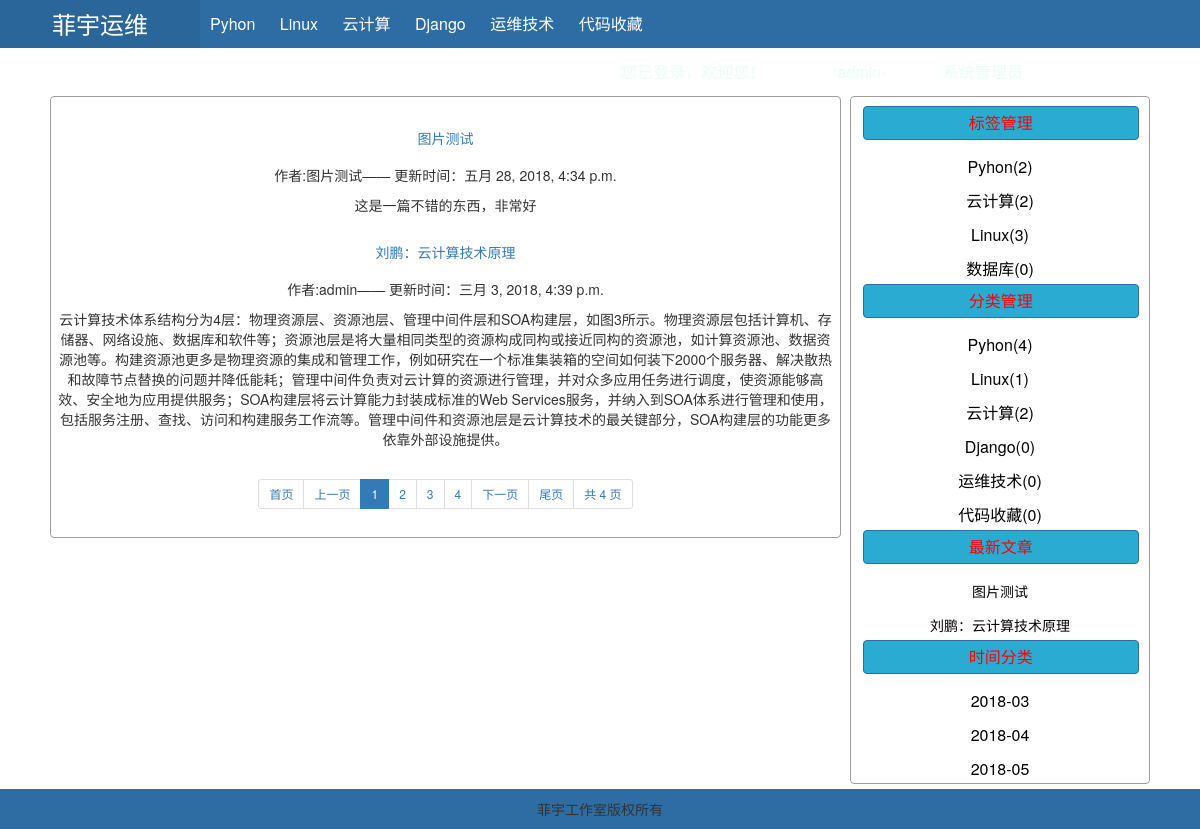
Page /index.html (signed in) on the committed database.
### users/models.py (models this page shows, shortened)
class Classify(models.Model):
    name = models.CharField(verbose_name='名称',max_length=12)
    class Meta:
        db_table = 'classify'
        verbose_name_plural = '文章分类'

class Article(models.Model):
    title = models.CharField(verbose_name='标题',max_length=32,)
    author = models.CharField(verbose_name='作者',max_length=12)
    summary = models.CharField(verbose_name='摘要', max_length=100)
    content = models.TextField(verbose_name='内容', max_length=9999)
    tag = models.ManyToManyField('Tag',verbose_name='标签')
    classify = models.ForeignKey('Classify',verbose_name='分类')
    create_time = models.DateTimeField(verbose_name='发布时间',auto_now_add=True)
    update_time = models.DateTimeField(verbose_name='更新时间')
    class Meta:
        db_table = 'article'
        verbose_name_plural = '全部文章'

class Tag(models.Model):
    name = models.CharField(verbose_name='名称',max_length=12)
    class Meta:
        db_table = 'tag'
        verbose_name_plural = '文章标签'

### users/views.py (the view)
# urls.py: url(r'^index.html$', views.index, name='index'),
def index(request):
    from users.pages import Pagination
    current_page = request.GET.get('page')
    count_pages = models.Article.objects.all().count()
    page_obj = Pagination(count_pages, current_page)
    article_list = models.Article.objects.all().order_by('-create_time')[page_obj.start():page_obj.end()]
    tag_list = models.Tag.objects.annotate(num_article=Count('article'))
    classify_list = models.Classify.objects.annotate(num_article=Count('article'))
    date_list = models.Article.objects.raw(
        'select id, count(id) as num,strftime("%Y-%m",update_time) as ctime from article group by strftime("%Y-%m",update_time)')
    return render(request, 'index.html',{
                    'article_list':article_list,
                    'tag_list':tag_list,
                    'classify_list':classify_list,
                    'date_list':date_list,
                    'page_obj':page_obj}
                  )

### users/pages.py (called while the page is built, shortened)
    def start(self):
        return (self.current_page-1) * self.per_page_item_num

    def end(self):
        return self.current_page * self.per_page_item_num

    @property
    def num_pages(self):
        a,b = divmod(self.total_count,self.per_page_item_num)
        if b == 0:
            return a
        return a+1

    def pager_num_range(self):
        if self.num_pages < self.max_page_num:
            return range(1,self.num_pages+1)

### templates/index.html (shortened to what this page needs)
<!DOCTYPE html>
<html lang="zh-cn">
<head>
    <link rel="stylesheet" href="/static/font-awesome-4.7.0/css/font-awesome.css">
    <link rel="stylesheet" href="/static/bootstrap/css/bootstrap.css">
</head>
<body>
{% if user.is_authenticated %}
    {% block header %}
    <div class="pg_header">
        <div class="logo left">菲宇运维</div>
        <div class="hl-menu left">
            {% for classify in classify_list %}
                    <a class="item" href="list_classify.html?nid={{ classify.id }}">{{classify.name}}</a>
            {% endfor%}
        </div>
        <div class="hr-menu right">您已登录，欢迎您！<a href="" class="item"> 用户名</a>:{{ user.username }}-<a class="item" href=""> 昵称</a>:{{ user.nickname }}
            <a  href="{% url 'logout' %}?next={{ request.path }}" class="item">注销登录</a>
                    <a  href="{% url 'password_change' %}?next={{ request.path }}" class="item">修改密码</a>
        </div>
    </div>
    {% endblock %}
    <div class="pg_body center w1100">
        <div class="content left img-thumbnail">
            {% block content %}
            {% for item in article_list %}
                <h3><a class="btn" href="/article.html?nid={{item.id}}" >{{item.title}}</a></h3>
                <p>作者:{{ item.author}}—— 更新时间：{{ item.update_time}}</p>
                <p>{{ item.content | safe |striptags}}</p>
            {% endfor%}
            {% endblock %}
    <ul class="pagination pagination-sm">
        {{ page_obj.page_str|safe }}
      </ul>
        </div>
        <div class="menu right img-thumbnail">
            <div class="box">
                 <div class="title btn btn-primary">标签管理</div>
                <div class="item">
                    {% for tag in tag_list %}
                    <a class="btn" href="/list_tag.html?nid={{ tag.id }}">{{tag.name}}({{tag.num_article}})</a>
                    {% endfor%}
                </div>
            </div>
            <div class="box">
                 <div class="title btn btn-primary">分类管理</div>
                <div class="item">
                    {% for classify in classify_list %}
                    <a class="btn" href="list_classify.html?nid={{ classify.id }}">{{classify.name}}({{classify.num_article}})</a>
                    {% endfor%}
                </div>
            </div>
            <div class="box">
                 <div class="title btn btn-primary">最新文章</div>
                <div class="item">
                    {% for item in article_list %}
                    <a class="btn" href="/article.html?nid={{item.id}}" style="font-size: 14px">{{item.title}}</a>
                    {% endfor%}
                </div>
            </div>
            <div class="box">
                 <div class="title btn btn-primary">时间分类</div>
                <div class="item">
                    {% for item in date_list %}
                    <a class="btn" href="list_date-{{item.ctime}}.html">{{item.ctime}}</a>
                    {% endfor%}
                </div>
            </div>
        </div>
    </div>
    <div class="pg_footer  center">菲宇工作室版权所有</div>
{% endif %}
</body>
</html>

### templates/index.html (style rules this page uses)
body { margin: 0 auto; }
a,a:hover { text-decoration:none; }
.left { float: left; }
.right { float: right; }
.center { text-align: center; }
.w1100 { width: 1100px; }
.pg_header { background-color: #2e6da4; height: 48px; min-width: 1100px; line-height: 48px; margin-bottom: 5px; }
.pg_header .logo,.pg_header .logo a { color: white; width: 200px; background-color: #2b669a; text-align: center; font-size: 24px; }
.pg_header .hl-menu,.hr-menu { color: #e7fff8; font-size: 16px; }
.pg_header .hl-menu .item,.hr-menu .item { color: white; padding:0px 10px; height: 48px; display: inline-block; }
.pg_body { margin: 0 auto; overflow: hidden; }
.pg_body .content { width: 791px; border: 1px solid #9d9d9d; }
.pg_body .menu { width: 300px; border: 1px solid #9d9d9d; }
.pg_body .menu .box { display: inline-block; width: 98%; }
.pg_body .menu .box .title { line-height: 20px; font-size: 16px; background-color: #2aabd2; width: 97%; color: red; margin: 5px; }
.pg_body .menu .box .item { height: 30px; font-size: 16px; color: white; margin: 5px; }
.pg_body .menu .box .item .btn { color: black; font-size: 16px; display: block; line-height: 20px; }
.pg_footer { background-color: #2e6da4; position: absolute; height: 40px; width: 100%; min-width: 1100px; line-height: 40px; margin-top: 5px; }

### rows in the picture
Classify: name "Pyhon", num_article "4"
Classify: name "Linux", num_article "1"
Classify: name "云计算", num_article "2"
Classify: name "Django", num_article "0"
Classify: name "运维技术", num_article "0"
Classify: name "代码收藏", num_article "0"
Article: title "图片测试", author "图片测试", update_time "五月 28, 2018, 4:34 p.m.", content "这是一篇不错的东西，非常好"
Article: title "刘鹏：云计算技术原理", author "admin", update_time "三月 3, 2018, 4:39 p.m.", content "云计算技术体系结构分为4层：物理资源层、资源池层、管理中间件层和SOA构建层，如图3所示。物理资源层包括计算机、存储器、网络设施、数据库和软件等；资源池层是将大量相同类型的资源构成同构或接近同构的资源池，如计算资源池、数据资源池等。构建资源池更多是物理资源的集成和管理工作，例如研究在一个标准集装箱的空间如何装下2000个服务器、解决散热和故障节点替换的问题并降低能耗；管理中间件负责对云计算的资源进行管理，并对众多应用任务进行调度，使资源能够高效、安全地为应用提供服务；SOA构建层将云计算能力封装成标准的Web Services服务，并纳入到SOA体系进行管理和使用，包括服务注册、查找、访问和构建服务工作流等。管理中间件和资源池层是云计算技术的最关键部分，SOA构建层的功能更多依靠外部设施提供。", ctime "2018-03"
Tag: name "Pyhon", num_article "2"
Tag: name "云计算", num_article "2"
Tag: name "Linux", num_article "3"
Tag: name "数据库", num_article "0"
Article: ctime "2018-04"
Article: ctime "2018-05"

### other values in the picture
{{ page_obj.page_str|safe }} "首页 上一页 1 2 3 4 下一页 尾页 共 4 页"
